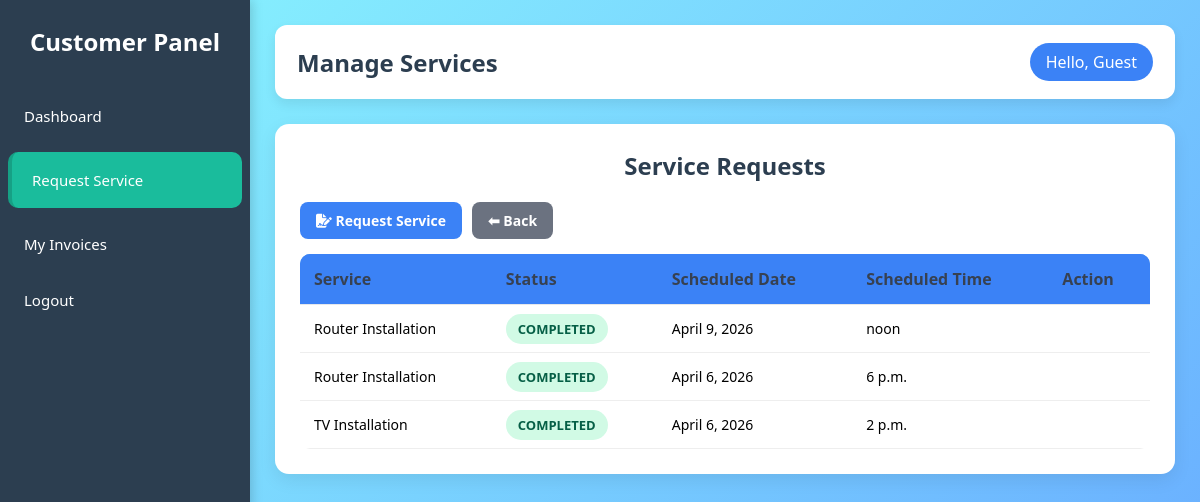
/customer/services/ (signed in), run on the app's committed database.
### core/models.py (models this page shows, shortened)
class ServiceRequest(models.Model):
    STATUS_CHOICES = [
        ('PENDING', 'Pending'),
        ('ACCEPTED', 'Accepted'),
        ('COMPLETED', 'Completed'),
        ('POSTPONED', 'Postponed'),
    ]
    problem = models.TextField(null=True, blank=True)   # ✅ must exist
    SERVICE_TYPE = [
        ('FREE', 'Free'),
        ('PAID', 'Paid'),
        ('WARRANTY', 'Warranty'),
    ]
    product_invoice = models.ForeignKey( InvoiceItem, on_delete=models.SET_NULL, null=True,blank=True)
    service = models.ForeignKey(Service, on_delete=models.CASCADE)
    customer = models.ForeignKey(Customer, on_delete=models.CASCADE)
    shop_owner = models.ForeignKey(ShopOwner,on_delete=models.CASCADE, null=True, blank=True)
    service_type = models.CharField(max_length=20, choices=SERVICE_TYPE)
    scheduled_date = models.DateField(null=True, blank=True)
    scheduled_time = models.TimeField(null=True, blank=True)
    status = models.CharField(max_length=20,
                              choices=STATUS_CHOICES,
                              default='PENDING')
    created_at = models.DateTimeField(auto_now_add=True)

class Service(models.Model):
    STATUS_CHOICES = [
        ('Active', 'Active'),
        ('Inactive', 'Inactive'),
    ]
    SERVICE_TYPE = [
        ('INSTALL', 'Installation'),
        ('PERIODIC', 'Periodic'),
        ('WARRANTY', 'Warranty'),
        ('PAID', 'Paid'),
    ]
    s_id = models.AutoField(primary_key=True)
    s_name = models.CharField(max_length=100)
    shop_owner = models.ForeignKey(ShopOwner, on_delete=models.CASCADE)
    description = models.TextField(blank=True, null=True, help_text="More details")
    category = models.ForeignKey(Category, on_delete=models.CASCADE, related_name='services')
    cost = models.DecimalField(max_digits=10, decimal_places=2)
    status = models.CharField(max_length=10, choices=STATUS_CHOICES, default='Active')

### core/views.py (the view)
def manage_services(request):
    if 'customer_id' not in request.session:
        return redirect('login')
    customer_id = request.session['customer_id']
    services = ServiceRequest.objects.filter(
        customer_id=customer_id
    ).select_related('product_invoice__product')
    purchases = InvoiceItem.objects.filter(
        invoice__customer_id=customer_id
    ).select_related('product_invoice__product')
    return render(request, 'core/customer/manage_service.html', {
        'services': services,
        'purchases': purchases,   # ✅ IMPORTANT
    })

### core/views.py (called while the page is built)
def shopowner_context(request):
    owner = None
    if request.session.get('shopowner_id'):
        owner = ShopOwner.objects.filter(
            sw_id=request.session['shopowner_id']
        ).first()
    return {
        'shopowner': owner
    }

### core/templates/core/customer/manage_service.html (shortened to what this page needs)
{% extends "core/customer/c_base.html" %} {% load static %} {% block title %}Manage Services{% endblock %} {% block content %}
<link
  rel="stylesheet"
  href="{% static 'core/css/cust_css/manage_service.css' %}"
/>
<div class="card">
  <div class="page-header">
    <h2>Service Requests</h2>
  </div>
  <div class="actions">
    <a href="{% url 'request_service' 0 %}" class="btn request"><i class="fa-solid fa-file-signature"> </i>
      Request Service
    </a>
    <a href="{% url 'customer_dashboard' %}" class="btn back">⬅ Back </a>
  </div>
  <table class="table">
    <thead>
      <tr>
        <th>Service</th>
        <th>Status</th>
        <th>Scheduled Date</th>
        <th>Scheduled Time</th>
        <th>Action</th>
      </tr>
    </thead>
    <tbody>
      {% for s in services %}
      <tr>
        <td>{{ s.service.s_name }}</td>
        <td>
          <span
            class="badge {% if s.status == 'PENDING' %}pending {% elif s.status == 'COMPLETED' %}completed {% else %}postponed {% endif %}" >
            {{ s.status }}
          </span>
        </td>
        <td>{{ s.scheduled_date|default:"Not Assigned" }}</td>
        <td>{{ s.scheduled_time|default:"--" }}</td>
        <td>
        </td>
      </tr>
      {% empty %}
      <tr>
        <td colspan="4" style="text-align: center">No service requests yet.</td>
      </tr>
      {% endfor %}
    </tbody>
  </table>
</div>
{% endblock %}

### core/static/core/css/cust_css/cust_dash.css (style rules this page uses)
* { margin: 0; padding: 0; box-sizing: border-box; }
body { font-family: "Segoe UI", sans-serif; background: linear-gradient(135deg, #89f7fe 0%, #66a6ff 100%); min-height: 100vh; }
.card { background: white; padding: 25px; border-radius: 15px; box-shadow: 0 6px 15px rgba(0,0,0,0.12); }
.table { width: 100%; border-collapse: collapse; margin-top: 20px; background: white; border-radius: 10px; overflow: hidden; }
.table th { background: #3b82f6; color: white; padding: 14px; text-align: left; }
.table td { padding: 14px; border-bottom: 1px solid #eee; }
.btn { padding: 7px 14px; border-radius: 6px; text-decoration: none; font-size: 14px; color: white; transition: 0.3s; }
.badge { padding: 5px 12px; border-radius: 20px; font-size: 12px; font-weight: 600; }
.badge.completed { background:#10b981; color:white; }

### core/static/core/css/cust_css/manage_service.css (style rules this page uses)
.card { background: #ffffff; padding: 25px; border-radius: 14px; box-shadow: 0 6px 18px rgba(0,0,0,0.08); animation: fadeIn 0.4s ease; }
.page-header { align-items: center; margin-bottom: 20px; }
.page-header h2 { margin: 0; color: #2c3e50; text-align: center; }
.actions { display: flex; gap: 10px; flex-wrap: wrap; }
.btn { padding: 9px 16px; border-radius: 8px; text-decoration: none; font-weight: 600; transition: 0.25s; background: #3b82f6; color: white; }
.btn.back { background: #6b7280; }
.table { width: 100%; border-collapse: collapse; margin-top: 15px; overflow: hidden; border-radius: 10px; }
.table thead { background: #69abed; }
.table th { padding: 14px; text-align: left; font-size: 16 px; color: #374151; }
.table td { padding: 14px; border-top: 1px solid #e5e7eb; font-size: 14px; }
.badge { padding: 6px 12px; border-radius: 20px; font-size: 13px; font-weight: 600; }
.badge.completed { background: #d1fae5; color: #065f46; }

### data on the page
ServiceRequest: service.s_name "Router Installation", status "COMPLETED", scheduled_date "April 9, 2026", scheduled_time "noon"
ServiceRequest: service.s_name "Router Installation", status "COMPLETED", scheduled_date "April 6, 2026", scheduled_time "6 p.m."
ServiceRequest: service.s_name "TV Installation", status "COMPLETED", scheduled_date "April 6, 2026", scheduled_time "2 p.m."
